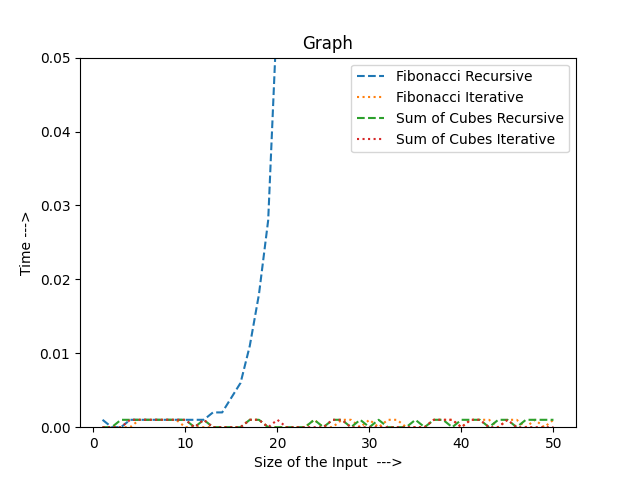

Here is the Python script that generated this plot:
import matplotlib.pyplot as plt 
inputSize = []

recFab = []
iteFab = []

recCube = []
iteCube = []

with open('data.txt','r') as f:
    for i in f:
        timeData = i.strip().split(',')
        inputs , fibrecValue , fibiterValue , sumrecValue , sumiterValue = map(float , timeData)

        inputSize.append(inputs)
        recFab.append(fibrecValue )
        iteFab.append(fibiterValue)
        recCube.append(sumrecValue)
        iteCube.append(sumiterValue)

plt.plot(inputSize,recFab, label = 'Fibonacci Recursive'  , linestyle='--')
plt.plot(inputSize,iteFab, label = 'Fibonacci Iterative' ,  linestyle=':')
plt.plot(inputSize,recCube, label = 'Sum of Cubes Recursive' , linestyle='--')
plt.plot(inputSize,iteCube, label = 'Sum of Cubes Iterative'  , linestyle=':')
        
plt.xlabel('Size of the Input  --->')
plt.ylabel('Time --->')
plt.ylim(0,0.05)
plt.title('Graph')
plt.legend()
plt.savefig("graph.png")